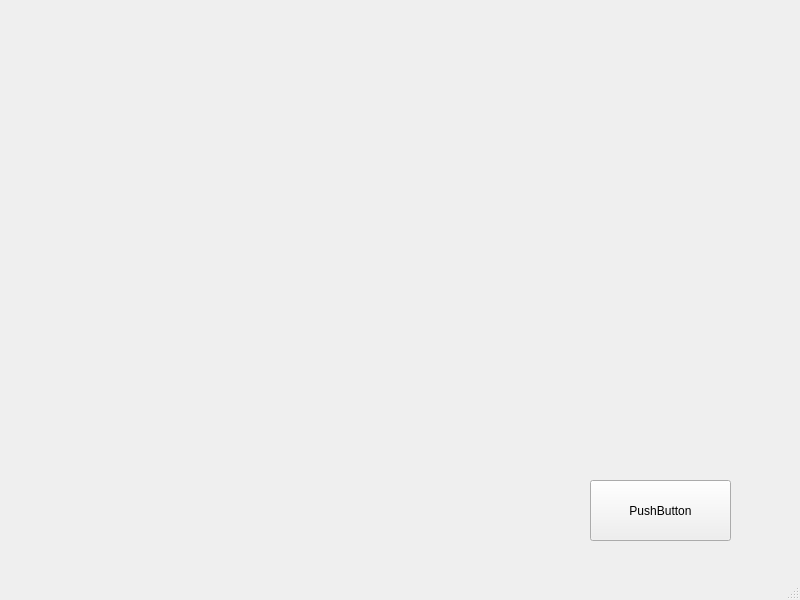
<?xml version="1.0" encoding="UTF-8"?>
<ui version="4.0">
 <class>MainWindow</class>
 <widget class="QMainWindow" name="MainWindow">
  <property name="geometry">
   <rect>
    <x>0</x>
    <y>0</y>
    <width>800</width>
    <height>600</height>
   </rect>
  </property>
  <property name="windowTitle">
   <string>MainWindow</string>
  </property>
  <widget class="QWidget" name="centralwidget">
   <widget class="QPushButton" name="pushButton">
    <property name="geometry">
     <rect>
      <x>590</x>
      <y>480</y>
      <width>141</width>
      <height>61</height>
     </rect>
    </property>
    <property name="text">
     <string>PushButton</string>
    </property>
   </widget>
  </widget>
  <widget class="QMenuBar" name="menubar">
   <property name="geometry">
    <rect>
     <x>0</x>
     <y>0</y>
     <width>800</width>
     <height>37</height>
    </rect>
   </property>
  </widget>
  <widget class="QStatusBar" name="statusbar"/>
 </widget>
 <resources/>
 <connections/>
</ui>
